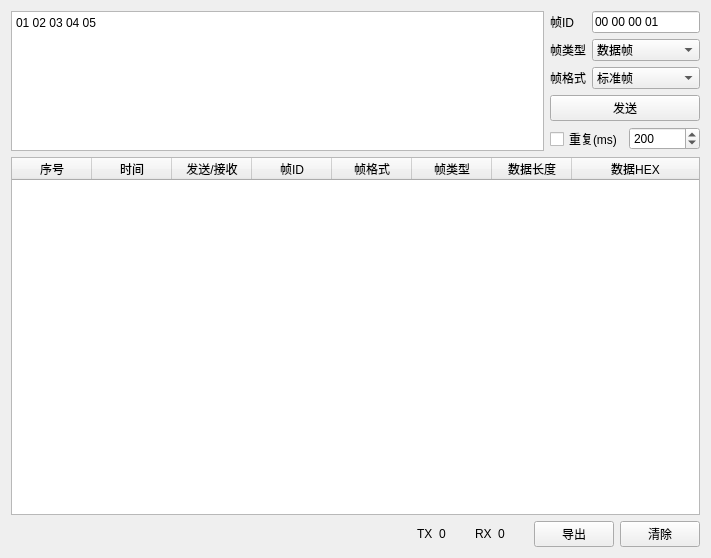
<?xml version="1.0" encoding="UTF-8"?>
<ui version="4.0">
 <class>DataTest</class>
 <widget class="QWidget" name="DataTest">
  <property name="geometry">
   <rect>
    <x>0</x>
    <y>0</y>
    <width>711</width>
    <height>558</height>
   </rect>
  </property>
  <property name="windowTitle">
   <string>Form</string>
  </property>
  <layout class="QVBoxLayout" name="verticalLayout" stretch="2,7,1">
   <item>
    <layout class="QHBoxLayout" name="horizontalLayout" stretch="1,0">
     <item>
      <widget class="QTextEdit" name="textEdit">
       <property name="html">
        <string>&lt;!DOCTYPE HTML PUBLIC &quot;-//W3C//DTD HTML 4.0//EN&quot; &quot;http://www.w3.org/TR/REC-html40/strict.dtd&quot;&gt;
&lt;html&gt;&lt;head&gt;&lt;meta name=&quot;qrichtext&quot; content=&quot;1&quot; /&gt;&lt;style type=&quot;text/css&quot;&gt;
p, li { white-space: pre-wrap; }
&lt;/style&gt;&lt;/head&gt;&lt;body style=&quot; font-family:'SimSun'; font-size:9pt; font-weight:400; font-style:normal;&quot;&gt;
&lt;p style=&quot; margin-top:0px; margin-bottom:0px; margin-left:0px; margin-right:0px; -qt-block-indent:0; text-indent:0px;&quot;&gt;01 02 03 04 05&lt;/p&gt;&lt;/body&gt;&lt;/html&gt;</string>
       </property>
       <property name="placeholderText">
        <string>01 02 FA FB 11</string>
       </property>
      </widget>
     </item>
     <item>
      <layout class="QGridLayout" name="gridLayout">
       <item row="0" column="0">
        <widget class="QLabel" name="label_6">
         <property name="sizePolicy">
          <sizepolicy hsizetype="Fixed" vsizetype="Preferred">
           <horstretch>0</horstretch>
           <verstretch>0</verstretch>
          </sizepolicy>
         </property>
         <property name="text">
          <string>帧ID</string>
         </property>
        </widget>
       </item>
       <item row="0" column="1">
        <widget class="QLineEdit" name="lineEdit_id">
         <property name="minimumSize">
          <size>
           <width>80</width>
           <height>0</height>
          </size>
         </property>
         <property name="maximumSize">
          <size>
           <width>1000</width>
           <height>16777215</height>
          </size>
         </property>
         <property name="text">
          <string>00 00 00 01</string>
         </property>
         <property name="placeholderText">
          <string>FA FA FB FB</string>
         </property>
        </widget>
       </item>
       <item row="1" column="0">
        <widget class="QLabel" name="label_7">
         <property name="sizePolicy">
          <sizepolicy hsizetype="Fixed" vsizetype="Preferred">
           <horstretch>0</horstretch>
           <verstretch>0</verstretch>
          </sizepolicy>
         </property>
         <property name="text">
          <string>帧类型</string>
         </property>
        </widget>
       </item>
       <item row="1" column="1">
        <widget class="QComboBox" name="comboBox_type">
         <property name="minimumSize">
          <size>
           <width>0</width>
           <height>0</height>
          </size>
         </property>
         <item>
          <property name="text">
           <string>数据帧</string>
          </property>
         </item>
         <item>
          <property name="text">
           <string>远程帧</string>
          </property>
         </item>
        </widget>
       </item>
       <item row="2" column="0">
        <widget class="QLabel" name="label_8">
         <property name="sizePolicy">
          <sizepolicy hsizetype="Fixed" vsizetype="Preferred">
           <horstretch>0</horstretch>
           <verstretch>0</verstretch>
          </sizepolicy>
         </property>
         <property name="text">
          <string>帧格式</string>
         </property>
        </widget>
       </item>
       <item row="2" column="1">
        <widget class="QComboBox" name="comboBox_format">
         <property name="minimumSize">
          <size>
           <width>0</width>
           <height>0</height>
          </size>
         </property>
         <item>
          <property name="text">
           <string>标准帧</string>
          </property>
         </item>
         <item>
          <property name="text">
           <string>扩展帧</string>
          </property>
         </item>
        </widget>
       </item>
       <item row="3" column="0" colspan="2">
        <widget class="QPushButton" name="pushButton_send">
         <property name="maximumSize">
          <size>
           <width>10000</width>
           <height>16777215</height>
          </size>
         </property>
         <property name="text">
          <string>发送</string>
         </property>
        </widget>
       </item>
       <item row="4" column="0" colspan="2">
        <layout class="QHBoxLayout" name="horizontalLayout_2">
         <item>
          <widget class="QCheckBox" name="checkBox_times">
           <property name="text">
            <string>重复(ms)</string>
           </property>
           <property name="checkable">
            <bool>true</bool>
           </property>
          </widget>
         </item>
         <item>
          <widget class="QSpinBox" name="spinBox_times">
           <property name="minimum">
            <number>2</number>
           </property>
           <property name="maximum">
            <number>100000</number>
           </property>
           <property name="singleStep">
            <number>10</number>
           </property>
           <property name="value">
            <number>200</number>
           </property>
          </widget>
         </item>
        </layout>
       </item>
      </layout>
     </item>
    </layout>
   </item>
   <item>
    <widget class="QTableWidget" name="tableWidget_rcv">
     <property name="sizeAdjustPolicy">
      <enum>QAbstractScrollArea::AdjustToContentsOnFirstShow</enum>
     </property>
     <property name="alternatingRowColors">
      <bool>true</bool>
     </property>
     <property name="textElideMode">
      <enum>Qt::ElideLeft</enum>
     </property>
     <attribute name="horizontalHeaderVisible">
      <bool>true</bool>
     </attribute>
     <attribute name="horizontalHeaderCascadingSectionResizes">
      <bool>false</bool>
     </attribute>
     <attribute name="horizontalHeaderDefaultSectionSize">
      <number>80</number>
     </attribute>
     <attribute name="horizontalHeaderStretchLastSection">
      <bool>true</bool>
     </attribute>
     <attribute name="verticalHeaderVisible">
      <bool>false</bool>
     </attribute>
     <attribute name="verticalHeaderStretchLastSection">
      <bool>false</bool>
     </attribute>
     <column>
      <property name="text">
       <string>序号</string>
      </property>
     </column>
     <column>
      <property name="text">
       <string>时间</string>
      </property>
     </column>
     <column>
      <property name="text">
       <string>发送/接收</string>
      </property>
     </column>
     <column>
      <property name="text">
       <string>帧ID</string>
      </property>
     </column>
     <column>
      <property name="text">
       <string>帧格式</string>
      </property>
     </column>
     <column>
      <property name="text">
       <string>帧类型</string>
      </property>
     </column>
     <column>
      <property name="text">
       <string>数据长度</string>
      </property>
     </column>
     <column>
      <property name="text">
       <string>数据HEX</string>
      </property>
     </column>
    </widget>
   </item>
   <item>
    <layout class="QHBoxLayout" name="horizontalLayout_4">
     <item>
      <spacer name="horizontalSpacer_5">
       <property name="orientation">
        <enum>Qt::Horizontal</enum>
       </property>
       <property name="sizeHint" stdset="0">
        <size>
         <width>40</width>
         <height>20</height>
        </size>
       </property>
      </spacer>
     </item>
     <item>
      <widget class="QLabel" name="label_11">
       <property name="text">
        <string>TX</string>
       </property>
      </widget>
     </item>
     <item>
      <widget class="QLabel" name="label_tx">
       <property name="minimumSize">
        <size>
         <width>30</width>
         <height>0</height>
        </size>
       </property>
       <property name="text">
        <string>0</string>
       </property>
      </widget>
     </item>
     <item>
      <widget class="QLabel" name="label_12">
       <property name="text">
        <string>RX</string>
       </property>
      </widget>
     </item>
     <item>
      <widget class="QLabel" name="label_rx">
       <property name="minimumSize">
        <size>
         <width>30</width>
         <height>0</height>
        </size>
       </property>
       <property name="text">
        <string>0</string>
       </property>
      </widget>
     </item>
     <item>
      <widget class="QPushButton" name="pushButton_output">
       <property name="text">
        <string>导出</string>
       </property>
      </widget>
     </item>
     <item>
      <widget class="QPushButton" name="pushButton_clear">
       <property name="text">
        <string>清除</string>
       </property>
      </widget>
     </item>
    </layout>
   </item>
  </layout>
 </widget>
 <resources/>
 <connections/>
</ui>
